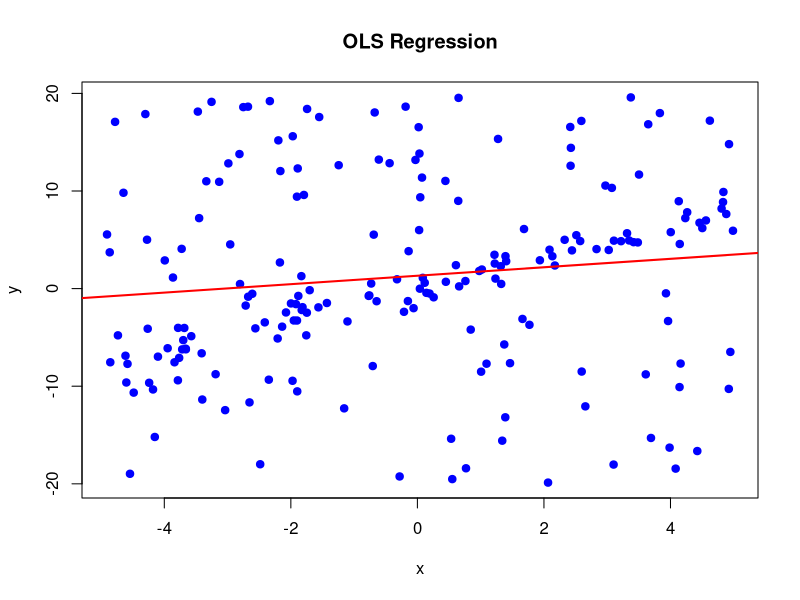

The R script that drew this image:
############ (1) ############

# Set seed for reproducibility
set.seed(1234)
n <- 200             # much better estimation with 2000 or even 20000 (longer)
x <- runif(n, -5, 5)

############ (2) ############

# Define function to generate y
generate_y <- function(x, beta, sigma, a, b, pi) {
  n <- length(x)
  y <- numeric(n)
  for (i in 1:n) {
    if (runif(1) < pi) {
      y[i] <- rnorm(1, mean = beta[1] + beta[2] * x[i], sd = sigma)
    } else {
      y[i] <- runif(1, -a, b)
    }
  }
  return(y)
}

# Define parameters
beta <- c(0, 1.5)
sigma <- 1.0
a <- 20
b <- 20
pi <- 0.45

# Generate response y
y <- generate_y(x, beta, sigma, a, b, pi)

# Create data frame with generated data
data <- data.frame(x = x, y = y)

# Look at data
head(data)

# Fit OLS regression model
ols_model <- lm(y ~ x, data = data)

# Plot data and regression line
plot(data$x, data$y, main = "OLS Regression", xlab = "x", ylab = "y", pch = 19, col = "blue")
abline(ols_model, col = "red", lwd = 2)




############ (3) ############

em_algorithm <- function(data, beta, sigma, a, pi, max_iter = 100, tol = 1e-6) {
  n <- nrow(data)
  x <- data$x
  y <- data$y

  for (iter in 1:max_iter) {
    # E-step: Calculate posterior probabilities
    p1 <- pi * dnorm(y, mean = beta[1] + beta[2] * x, sd = sigma)
    p2 <- (1 - pi) * dunif(y, -a, b)
    w <- p1 / (p1 + p2)

    # M-step: Update parameters
    lm_fit <- lm(y ~ x, weights = w)
    beta_new <- coef(lm_fit)
    sigma_new <- sqrt(sum(w * (y - predict(lm_fit))^2) / sum(w))
    pi_new <- mean(w)

    # Check for convergence
    if (max(abs(beta_new - beta), abs(sigma_new - sigma), abs(pi_new - pi)) < tol) {
      break
    }
    # Update variables
    beta <- beta_new
    sigma <- sigma_new
    pi <- pi_new
  }
  # Create result list
  list(beta = beta, sigma = sigma, pi = pi, iter = iter)
}

# Run EM algorithm
em_result <- em_algorithm(data, beta, sigma, a, pi)
em_result
